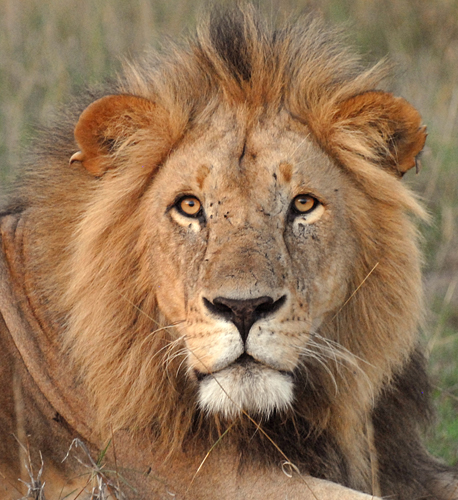
%> input picture gambar 1/lion-test.jpg, 458 x 500 px; its folder holds 5 pictures in this run
$ octave svm_test.m   (GNU Octave 9; MATLAB toolbox functions it lacks are replaced by stand-ins)
%> lines starting %> are read from the running program, lines starting %| are printed output that depends on the picture
clear all;
clc;

folder = 'gambar 1';
dirImage = dir( folder );

numData = size(dirImage,1);

M ={} ;

% baca data gambar
for i=1:numData
    nama = dirImage(i).name;
    if regexp(nama, '(lion|tiger)-[0-9]{1,2}.jpg')
        B = cell(1,2);
        if regexp(nama, 'lion-[0-9]{1,2}.jpg')
            B{1,1} = double(imread([folder, '/', nama]));
            B{1,2} = 1;
        elseif regexp(nama, 'tiger-[0-9]{1,2}.jpg')
            B{1,1} = double(imread([folder, '/', nama]));
            B{1,2} = -1;
        end
        M = cat(1,M,B);
    end
end

% konversi gambar untuk keperluan SVM
numDataTrain = size(M,1);
class = zeros(numDataTrain,1);
arrayImage = zeros(numDataTrain, 300 * 300);

for i=1:numDataTrain
    im = M{i,1} ;
    im = rgb2gray(im);
    im = imresize(im, [300 300]);
    im = reshape(im', 1, 300*300);
    arrayImage(i,:) = im;
    class(i) = M{i,2};
end
%> this loop made 4 passes
%> pass 1, `im = M{i,1} ;`:
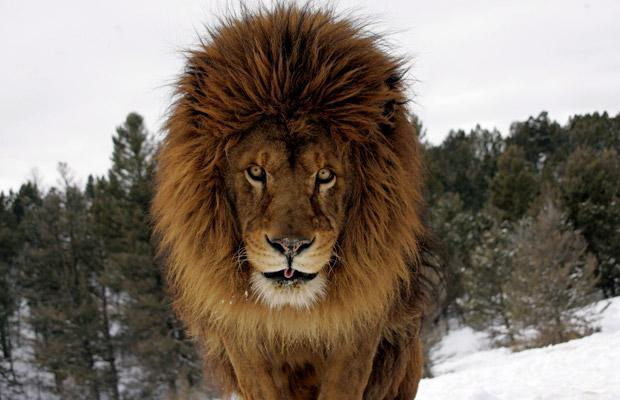
%> im: size 400x620x3 double; mean R, G, B 127.2, 115.5, 103.9; mean of the top-left, top-right, bottom-left and bottom-right quarters 150.3, 139.9, 70.1, 101.8
%> pass 1, `im = rgb2gray(im);`:
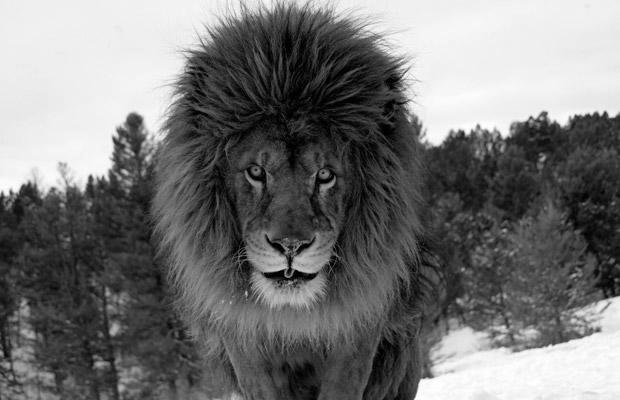
%> im: size 400x620 double; min 0, max 255, mean 117.7
%> pass 1, `im = imresize(im, [300 300]);`:
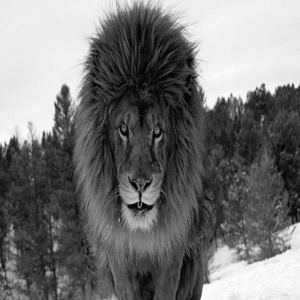
%> im: size 300x300 double; min -3.12, max 256.5, mean 117.7; drawn with min black and max white
%> pass 2, `im = M{i,1} ;`:
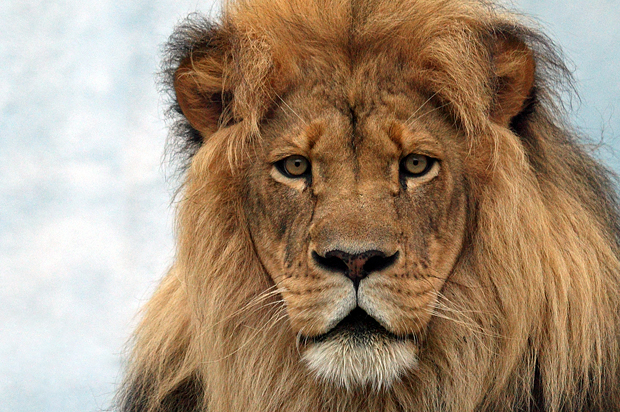
%> im: size 412x620x3 double; mean R, G, B 164.6, 142.6, 119.8

SVMStruct = svmtrain(arrayImage, class);

% test untuk lion
lionTest = double(imread('gambar 1/lion-test.jpg' ));
lionTest = rgb2gray(lionTest);
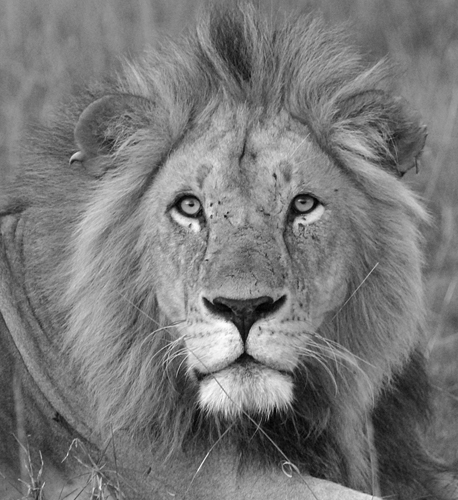
%> lionTest: size 500x458 double; min 1.2, max 252.7, mean 121
lionTest = imresize(lionTest, [300 300]);
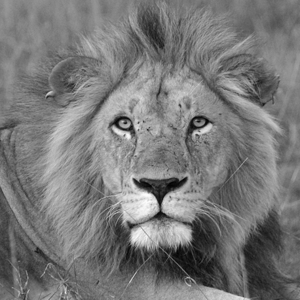
%> lionTest: size 300x300 double; min 3.33, max 252.9, mean 121
lionTest = reshape(lionTest',1, 300*300);
%> (the run ends here)
